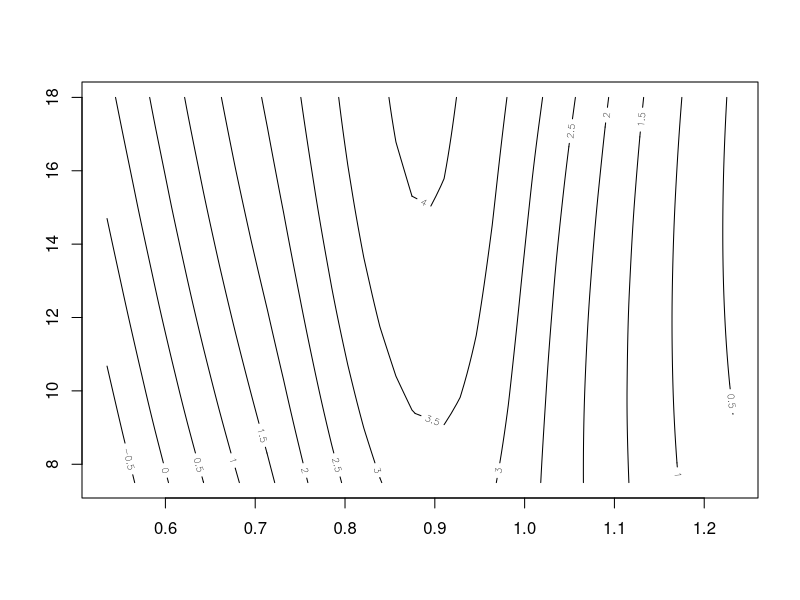

Here is the R script that generated this plot:
library(locfit)


### Name: cpar
### Title: Conditionally parametric term for a Locfit model.
### Aliases: cpar
### Keywords: models

### ** Examples

data(ethanol, package="locfit")
# fit a conditionally parametric model
fit <- locfit(NOx ~ lp(E, C, style=c("n","cpar")), data=ethanol)
plot(fit)
# one way to force a parametric fit with locfit
fit <- locfit(NOx ~ cpar(E), data=ethanol)
